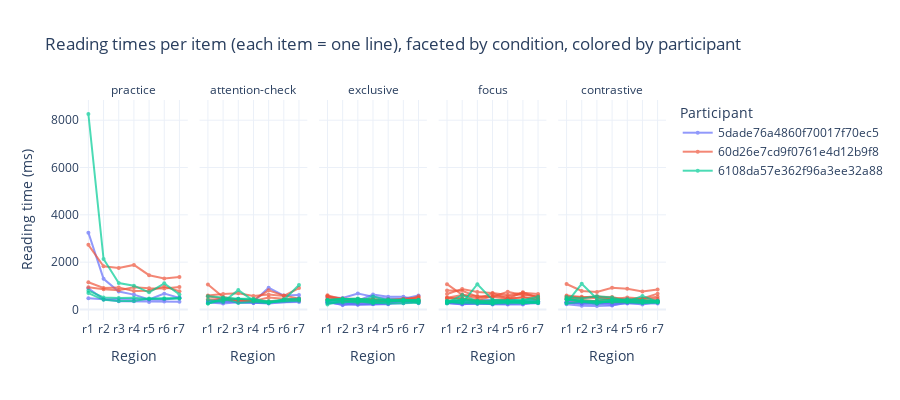

Source (notebook cell):
### Markdown cell above
## Reading Times

### Code cell
# Replot: every item as an individual line, faceted by condition, color by participant
import plotly.express as px

# Rebuild melted if needed (one row per participant × item × region)
region_cols = [c for c in longform.columns if re.match(r"r\d+$", c)]
plot_df = longform.melt(
    id_vars=['participant_id', 'no', 'condition'],
    value_vars=region_cols,
    var_name='region',
    value_name='reading_time'
).dropna(subset=['reading_time'])

# Ensure region order
full_region_order = [f"r{i}" for i in range(1, 8)]
plot_df['region'] = pd.Categorical(plot_df['region'], categories=full_region_order, ordered=True)

# Create a unique line id per item (so each item is its own trace) and keep color = participant
plot_df['pid_item'] = plot_df['participant_id'].astype(str) + ' | no ' + plot_df['no'].astype(str)

fig = px.line(
    plot_df,
    x='region',
    y='reading_time',
    color='participant_id',        # color by participant
    line_group='pid_item',         # each item -> separate connected line
    facet_col='condition',
    # facet_col_wrap=2,              # <- two columns of facets
    category_orders={'region': full_region_order},
    markers=True,
    template='plotly_white',       
    title='Reading times per item (each item = one line), faceted by condition, colored by participant',
    labels={'reading_time': 'Reading time (ms)', 'region': 'Region'}
)

fig.update_traces(mode='lines+markers', marker={'size':4}, opacity=0.7, hovertemplate=None)
fig.update_layout(legend_title_text='Participant', height=400)
fig.for_each_annotation(lambda a: a.update(text=a.text.split("=")[-1]))  # simplify facet labels
fig.show()

# Save image as png and html
fig.write_image(plots / "reading_times_raw.png", scale=3)
fig.write_html(plots / "reading_times_raw.html", include_plotlyjs='cdn')

### Figure 1 — Plotly figure (JSON) as saved in the notebook; plotly's stock layout.template omitted (floating-point values rounded to 4 significant figures)
{"data": [{"legendgroup": "5dade76a4860f70017f70ec5", "line": {"color": "#636efa", "dash": "solid"}, "marker": {"size": 4, "symbol": "circle"}, "mode": "lines+markers", "name": "5dade76a4860f70017f70ec5", "opacity": 0.7, "orientation": "v", "showlegend": true, "type": "scatter", "x": ["r1", "r2", "r3", "r4", "r5", "r6", "r7"], "xaxis": "x", "y": [3246.0, 1293.0, 756.0, 627.0, 421.0, 669.0, 490.0], "yaxis": "y"}, {"legendgroup": "5dade76a4860f70017f70ec5", "line": {"color": "#636efa", "dash": "solid"}, "marker": {"size": 4, "symbol": "circle"}, "mode": "lines+markers", "name": "5dade76a4860f70017f70ec5", "opacity": 0.7, "orientation": "v", "showlegend": false, "type": "scatter", "x": ["r1", "r2", "r3", "r4", "r5", "r6", "r7"], "xaxis": "x", "y": [473.0, 432.0, 427.0, 425.0, 408.0, 407.0, 502.0], "yaxis": "y"}, {"legendgroup": "5dade76a4860f70017f70ec5", "line": {"color": "#636efa", "dash": "solid"}, "marker": {"size": 4, "symbol": "circle"}, "mode": "lines+markers", "name": "5dade76a4860f70017f70ec5", "opacity": 0.7, "orientation": "v", "showlegend": false, "type": "scatter", "x": ["r1", "r2", "r3", "r4", "r5", "r6", "r7"], "xaxis": "x", "y": [899.0, 425.0, 350.0, 348.0, 320.0, 340.0, 322.0], "yaxis": "y"}, {"legendgroup": "5dade76a4860f70017f70ec5", "line": {"color": "#636efa", "dash": "solid"}, "marker": {"size": 4, "symbol": "circle"}, "mode": "lines+markers", "name": "5dade76a4860f70017f70ec5", "opacity": 0.7, "orientation": "v", "showlegend": false, "type": "scatter", "x": ["r1", "r2", "r3", "r4", "r5", "r7"], "xaxis": "x2", "y": [323.0, 345.0, 291.0, 269.0, 289.0, 318.0], "yaxis": "y2"}, {"legendgroup": "5dade76a4860f70017f70ec5", "line": {"color": "#636efa", "dash": "solid"}, "marker": {"size": 4, "symbol": "circle"}, "mode": "lines+markers", "name": "5dade76a4860f70017f70ec5", "opacity": 0.7, "orientation": "v", "showlegend": false, "type": "scatter", "x": ["r1", "r2", "r3", "r4", "r5", "r7"], "xaxis": "x2", "y": [311.0, 291.0, 453.0, 285.0, 250.0, 360.0], "yaxis": "y2"}, {"legendgroup": "5dade76a4860f70017f70ec5", "line": {"color": "#636efa", "dash": "solid"}, "marker": {"size": 4, "symbol": "circle"}, "mode": "lines+markers", "name": "5dade76a4860f70017f70ec5", "opacity": 0.7, "orientation": "v", "showlegend": false, "type": "scatter", "x": ["r1", "r2", "r3", "r4", "r5", "r6", "r7"], "xaxis": "x2", "y": [290.0, 251.0, 301.0, 279.0, 284.0, 407.0, 472.0], "yaxis": "y2"}, {"legendgroup": "5dade76a4860f70017f70ec5", "line": {"color": "#636efa", "dash": "solid"}, "marker": {"size": 4, "symbol": "circle"}, "mode": "lines+markers", "name": "5dade76a4860f70017f70ec5", "opacity": 0.7, "orientation": "v", "showlegend": false, "type": "scatter", "x": ["r1", "r2", "r3", "r4", "r5", "r6", "r7"], "xaxis": "x2", "y": [326.0, 484.0, 367.0, 326.0, 918.0, 588.0, 609.0], "yaxis": "y2"}, {"legendgroup": "5dade76a4860f70017f70ec5", "line": {"color": "#636efa", "dash": "solid"}, "marker": {"size": 4, "symbol": "circle"}, "mode": "lines+markers", "name": "5dade76a4860f70017f70ec5", "opacity": 0.7, "orientation": "v", "showlegend": false, "type": "scatter", "x": ["r1", "r2", "r3", "r4", "r5", "r6", "r7"], "xaxis": "x3", "y": [326.0, 342.0, 373.0, 636.0, 538.0, 532.0, 370.0], "yaxis": "y3"}, {"legendgroup": "5dade76a4860f70017f70ec5", "line": {"color": "#636efa", "dash": "solid"}, "marker": {"size": 4, "symbol": "circle"}, "mode": "lines+markers", "name": "5dade76a4860f70017f70ec5", "opacity": 0.7, "orientation": "v", "showlegend": false, "type": "scatter", "x": ["r1", "r2", "r3", "r4", "r5", "r6", "r7"], "xaxis": "x3", "y": [276.0, 293.0, 246.0, 242.0, 312.0, 310.0, 319.0], "yaxis": "y3"}, {"legendgroup": "5dade76a4860f70017f70ec5", "line": {"color": "#636efa", "dash": "solid"}, "marker": {"size": 4, "symbol": "circle"}, "mode": "lines+markers", "name": "5dade76a4860f70017f70ec5", "opacity": 0.7, "orientation": "v", "showlegend": false, "type": "scatter", "x": ["r1", "r2", "r3", "r4", "r5", "r6", "r7"], "xaxis": "x3", "y": [276.0, 267.0, 208.0, 225.0, 219.0, 422.0, 266.0], "yaxis": "y3"}, {"legendgroup": "5dade76a4860f70017f70ec5", "line": {"color": "#636efa", "dash": "solid"}, "marker": {"size": 4, "symbol": "circle"}, "mode": "lines+markers", "name": "5dade76a4860f70017f70ec5", "opacity": 0.7, "orientation": "v", "showlegend": false, "type": "scatter", "x": ["r1", "r2", "r3", "r4", "r5", "r6", "r7"], "xaxis": "x3", "y": [513.0, 483.0, 672.0, 542.0, 451.0, 449.0, 592.0], "yaxis": "y3"}, {"legendgroup": "5dade76a4860f70017f70ec5", "line": {"color": "#636efa", "dash": "solid"}, "marker": {"size": 4, "symbol": "circle"}, "mode": "lines+markers", "name": "5dade76a4860f70017f70ec5", "opacity": 0.7, "orientation": "v", "showlegend": false, "type": "scatter", "x": ["r1", "r2", "r3", "r4", "r5", "r6", "r7"], "xaxis": "x3", "y": [327.0, 192.0, 304.0, 279.0, 409.0, 349.0, 324.0], "yaxis": "y3"}, {"legendgroup": "5dade76a4860f70017f70ec5", "line": {"color": "#636efa", "dash": "solid"}, "marker": {"size": 4, "symbol": "circle"}, "mode": "lines+markers", "name": "5dade76a4860f70017f70ec5", "opacity": 0.7, "orientation": "v", "showlegend": false, "type": "scatter", "x": ["r1", "r2", "r3", "r4", "r5", "r6", "r7"], "xaxis": "x3", "y": [302.0, 200.0, 200.0, 226.0, 231.0, 265.0, 323.0], "yaxis": "y3"}, {"legendgroup": "5dade76a4860f70017f70ec5", "line": {"color": "#636efa", "dash": "solid"}, "marker": {"size": 4, "symbol": "circle"}, "mode": "lines+markers", "name": "5dade76a4860f70017f70ec5", "opacity": 0.7, "orientation": "v", "showlegend": false, "type": "scatter", "x": ["r1", "r2", "r3", "r4", "r5", "r6", "r7"], "xaxis": "x4", "y": [270.0, 240.0, 246.0, 246.0, 459.0, 324.0, 302.0], "yaxis": "y4"}, {"legendgroup": "5dade76a4860f70017f70ec5", "line": {"color": "#636efa", "dash": "solid"}, "marker": {"size": 4, "symbol": "circle"}, "mode": "lines+markers", "name": "5dade76a4860f70017f70ec5", "opacity": 0.7, "orientation": "v", "showlegend": false, "type": "scatter", "x": ["r1", "r2", "r3", "r4", "r5", "r6", "r7"], "xaxis": "x4", "y": [281.0, 211.0, 281.0, 218.0, 232.0, 234.0, 263.0], "yaxis": "y4"}, {"legendgroup": "5dade76a4860f70017f70ec5", "line": {"color": "#636efa", "dash": "solid"}, "marker": {"size": 4, "symbol": "circle"}, "mode": "lines+markers", "name": "5dade76a4860f70017f70ec5", "opacity": 0.7, "orientation": "v", "showlegend": false, "type": "scatter", "x": ["r1", "r2", "r3", "r4", "r5", "r6", "r7"], "xaxis": "x4", "y": [360.0, 361.0, 324.0, 305.0, 318.0, 303.0, 288.0], "yaxis": "y4"}, {"legendgroup": "5dade76a4860f70017f70ec5", "line": {"color": "#636efa", "dash": "solid"}, "marker": {"size": 4, "symbol": "circle"}, "mode": "lines+markers", "name": "5dade76a4860f70017f70ec5", "opacity": 0.7, "orientation": "v", "showlegend": false, "type": "scatter", "x": ["r1", "r2", "r3", "r4", "r5", "r6", "r7"], "xaxis": "x4", "y": [326.0, 270.0, 279.0, 289.0, 280.0, 351.0, 412.0], "yaxis": "y4"}, {"legendgroup": "5dade76a4860f70017f70ec5", "line": {"color": "#636efa", "dash": "solid"}, "marker": {"size": 4, "symbol": "circle"}, "mode": "lines+markers", "name": "5dade76a4860f70017f70ec5", "opacity": 0.7, "orientation": "v", "showlegend": false, "type": "scatter", "x": ["r1", "r2", "r3", "r4", "r5", "r6", "r7"], "xaxis": "x4", "y": [260.0, 241.0, 381.0, 405.0, 329.0, 305.0, 338.0], "yaxis": "y4"}, {"legendgroup": "5dade76a4860f70017f70ec5", "line": {"color": "#636efa", "dash": "solid"}, "marker": {"size": 4, "symbol": "circle"}, "mode": "lines+markers", "name": "5dade76a4860f70017f70ec5", "opacity": 0.7, "orientation": "v", "showlegend": false, "type": "scatter", "x": ["r1", "r2", "r3", "r4", "r5", "r6", "r7"], "xaxis": "x4", "y": [316.0, 238.0, 242.0, 214.0, 207.0, 214.0, 336.0], "yaxis": "y4"}, {"legendgroup": "5dade76a4860f70017f70ec5", "line": {"color": "#636efa", "dash": "solid"}, "marker": {"size": 4, "symbol": "circle"}, "mode": "lines+markers", "name": "5dade76a4860f70017f70ec5", "opacity": 0.7, "orientation": "v", "showlegend": false, "type": "scatter", "x": ["r1", "r2", "r3", "r4", "r5", "r6", "r7"], "xaxis": "x5", "y": [291.0, 278.0, 253.0, 314.0, 286.0, 304.0, 325.0], "yaxis": "y5"}, {"legendgroup": "5dade76a4860f70017f70ec5", "line": {"color": "#636efa", "dash": "solid"}, "marker": {"size": 4, "symbol": "circle"}, "mode": "lines+markers", "name": "5dade76a4860f70017f70ec5", "opacity": 0.7, "orientation": "v", "showlegend": false, "type": "scatter", "x": ["r1", "r2", "r3", "r4", "r5", "r6", "r7"], "xaxis": "x5", "y": [300.0, 252.0, 248.0, 193.0, 284.0, 324.0, 282.0], "yaxis": "y5"}, {"legendgroup": "5dade76a4860f70017f70ec5", "line": {"color": "#636efa", "dash": "solid"}, "marker": {"size": 4, "symbol": "circle"}, "mode": "lines+markers", "name": "5dade76a4860f70017f70ec5", "opacity": 0.7, "orientation": "v", "showlegend": false, "type": "scatter", "x": ["r1", "r2", "r3", "r4", "r5", "r6", "r7"], "xaxis": "x5", "y": [313.0, 326.0, 245.0, 300.0, 449.0, 370.0, 337.0], "yaxis": "y5"}, {"legendgroup": "5dade76a4860f70017f70ec5", "line": {"color": "#636efa", "dash": "solid"}, "marker": {"size": 4, "symbol": "circle"}, "mode": "lines+markers", "name": "5dade76a4860f70017f70ec5", "opacity": 0.7, "orientation": "v", "showlegend": false, "type": "scatter", "x": ["r1", "r2", "r3", "r4", "r5", "r6", "r7"], "xaxis": "x5", "y": [215.0, 157.0, 146.0, 167.0, 282.0, 206.0, 327.0], "yaxis": "y5"}, {"legendgroup": "5dade76a4860f70017f70ec5", "line": {"color": "#636efa", "dash": "solid"}, "marker": {"size": 4, "symbol": "circle"}, "mode": "lines+markers", "name": "5dade76a4860f70017f70ec5", "opacity": 0.7, "orientation": "v", "showlegend": false, "type": "scatter", "x": ["r1", "r2", "r3", "r4", "r5", "r6", "r7"], "xaxis": "x5", "y": [283.0, 287.0, 356.0, 240.0, 313.0, 300.0, 387.0], "yaxis": "y5"}, {"legendgroup": "5dade76a4860f70017f70ec5", "line": {"color": "#636efa", "dash": "solid"}, "marker": {"size": 4, "symbol": "circle"}, "mode": "lines+markers", "name": "5dade76a4860f70017f70ec5", "opacity": 0.7, "orientation": "v", "showlegend": false, "type": "scatter", "x": ["r1", "r2", "r3", "r4", "r5", "r6", "r7"], "xaxis": "x5", "y": [300.0, 232.0, 248.0, 268.0, 251.0, 261.0, 255.0], "yaxis": "y5"}, {"legendgroup": "60d26e7cd9f0761e4d12b9f8", "line": {"color": "#EF553B", "dash": "solid"}, "marker": {"size": 4, "symbol": "circle"}, "mode": "lines+markers", "name": "60d26e7cd9f0761e4d12b9f8", "opacity": 0.7, "orientation": "v", "showlegend": true, "type": "scatter", "x": ["r1", "r2", "r3", "r4", "r5", "r6", "r7"], "xaxis": "x", "y": [2731.0, 1822.0, 1751.0, 1882.0, 1448.0, 1310.0, 1375.0], "yaxis": "y"}, {"legendgroup": "60d26e7cd9f0761e4d12b9f8", "line": {"color": "#EF553B", "dash": "solid"}, "marker": {"size": 4, "symbol": "circle"}, "mode": "lines+markers", "name": "60d26e7cd9f0761e4d12b9f8", "opacity": 0.7, "orientation": "v", "showlegend": false, "type": "scatter", "x": ["r1", "r2", "r3", "r4", "r5", "r6", "r7"], "xaxis": "x", "y": [1150.0, 909.0, 929.0, 778.0, 793.0, 965.0, 770.0], "yaxis": "y"}, {"legendgroup": "60d26e7cd9f0761e4d12b9f8", "line": {"color": "#EF553B", "dash": "solid"}, "marker": {"size": 4, "symbol": "circle"}, "mode": "lines+markers", "name": "60d26e7cd9f0761e4d12b9f8", "opacity": 0.7, "orientation": "v", "showlegend": false, "type": "scatter", "x": ["r1", "r2", "r3", "r4", "r5", "r6", "r7"], "xaxis": "x", "y": [937.0, 856.0, 809.0, 935.0, 897.0, 884.0, 945.0], "yaxis": "y"}, {"legendgroup": "60d26e7cd9f0761e4d12b9f8", "line": {"color": "#EF553B", "dash": "solid"}, "marker": {"size": 4, "symbol": "circle"}, "mode": "lines+markers", "name": "60d26e7cd9f0761e4d12b9f8", "opacity": 0.7, "orientation": "v", "showlegend": false, "type": "scatter", "x": ["r1", "r2", "r3", "r4", "r5", "r7"], "xaxis": "x2", "y": [435.0, 403.0, 365.0, 356.0, 350.0, 416.0], "yaxis": "y2"}, {"legendgroup": "60d26e7cd9f0761e4d12b9f8", "line": {"color": "#EF553B", "dash": "solid"}, "marker": {"size": 4, "symbol": "circle"}, "mode": "lines+markers", "name": "60d26e7cd9f0761e4d12b9f8", "opacity": 0.7, "orientation": "v", "showlegend": false, "type": "scatter", "x": ["r1", "r2", "r3", "r4", "r5", "r7"], "xaxis": "x2", "y": [562.0, 451.0, 382.0, 357.0, 502.0, 403.0], "yaxis": "y2"}, {"legendgroup": "60d26e7cd9f0761e4d12b9f8", "line": {"color": "#EF553B", "dash": "solid"}, "marker": {"size": 4, "symbol": "circle"}, "mode": "lines+markers", "name": "60d26e7cd9f0761e4d12b9f8", "opacity": 0.7, "orientation": "v", "showlegend": false, "type": "scatter", "x": ["r1", "r2", "r3", "r4", "r5", "r6", "r7"], "xaxis": "x2", "y": [589.0, 657.0, 682.0, 568.0, 636.0, 573.0, 904.0], "yaxis": "y2"}, {"legendgroup": "60d26e7cd9f0761e4d12b9f8", "line": {"color": "#EF553B", "dash": "solid"}, "marker": {"size": 4, "symbol": "circle"}, "mode": "lines+markers", "name": "60d26e7cd9f0761e4d12b9f8", "opacity": 0.7, "orientation": "v", "showlegend": false, "type": "scatter", "x": ["r1", "r2", "r3", "r4", "r5", "r6", "r7"], "xaxis": "x2", "y": [1052.0, 522.0, 414.0, 402.0, 810.0, 587.0, 457.0], "yaxis": "y2"}, {"legendgroup": "60d26e7cd9f0761e4d12b9f8", "line": {"color": "#EF553B", "dash": "solid"}, "marker": {"size": 4, "symbol": "circle"}, "mode": "lines+markers", "name": "60d26e7cd9f0761e4d12b9f8", "opacity": 0.7, "orientation": "v", "showlegend": false, "type": "scatter", "x": ["r1", "r2", "r3", "r4", "r5", "r6", "r7"], "xaxis": "x3", "y": [442.0, 384.0, 381.0, 380.0, 344.0, 386.0, 371.0], "yaxis": "y3"}, {"legendgroup": "60d26e7cd9f0761e4d12b9f8", "line": {"color": "#EF553B", "dash": "solid"}, "marker": {"size": 4, "symbol": "circle"}, "mode": "lines+markers", "name": "60d26e7cd9f0761e4d12b9f8", "opacity": 0.7, "orientation": "v", "showlegend": false, "type": "scatter", "x": ["r1", "r2", "r3", "r4", "r5", "r6", "r7"], "xaxis": "x3", "y": [407.0, 439.0, 399.0, 412.0, 423.0, 414.0, 425.0], "yaxis": "y3"}, {"legendgroup": "60d26e7cd9f0761e4d12b9f8", "line": {"color": "#EF553B", "dash": "solid"}, "marker": {"size": 4, "symbol": "circle"}, "mode": "lines+markers", "name": "60d26e7cd9f0761e4d12b9f8", "opacity": 0.7, "orientation": "v", "showlegend": false, "type": "scatter", "x": ["r1", "r2", "r3", "r4", "r5", "r6", "r7"], "xaxis": "x3", "y": [546.0, 468.0, 447.0, 405.0, 391.0, 451.0, 490.0], "yaxis": "y3"}, {"legendgroup": "60d26e7cd9f0761e4d12b9f8", "line": {"color": "#EF553B", "dash": "solid"}, "marker": {"size": 4, "symbol": "circle"}, "mode": "lines+markers", "name": "60d26e7cd9f0761e4d12b9f8", "opacity": 0.7, "orientation": "v", "showlegend": false, "type": "scatter", "x": ["r1", "r2", "r3", "r4", "r5", "r6", "r7"], "xaxis": "x3", "y": [416.0, 361.0, 337.0, 339.0, 380.0, 369.0, 351.0], "yaxis": "y3"}, {"legendgroup": "60d26e7cd9f0761e4d12b9f8", "line": {"color": "#EF553B", "dash": "solid"}, "marker": {"size": 4, "symbol": "circle"}, "mode": "lines+markers", "name": "60d26e7cd9f0761e4d12b9f8", "opacity": 0.7, "orientation": "v", "showlegend": false, "type": "scatter", "x": ["r1", "r2", "r3", "r4", "r5", "r6", "r7"], "xaxis": "x3", "y": [599.0, 426.0, 339.0, 393.0, 362.0, 381.0, 486.0], "yaxis": "y3"}, {"legendgroup": "60d26e7cd9f0761e4d12b9f8", "line": {"color": "#EF553B", "dash": "solid"}, "marker": {"size": 4, "symbol": "circle"}, "mode": "lines+markers", "name": "60d26e7cd9f0761e4d12b9f8", "opacity": 0.7, "orientation": "v", "showlegend": false, "type": "scatter", "x": ["r1", "r2", "r3", "r4", "r5", "r6", "r7"], "xaxis": "x3", "y": [571.0, 354.0, 406.0, 432.0, 375.0, 386.0, 553.0], "yaxis": "y3"}, {"legendgroup": "60d26e7cd9f0761e4d12b9f8", "line": {"color": "#EF553B", "dash": "solid"}, "marker": {"size": 4, "symbol": "circle"}, "mode": "lines+markers", "name": "60d26e7cd9f0761e4d12b9f8", "opacity": 0.7, "orientation": "v", "showlegend": false, "type": "scatter", "x": ["r1", "r2", "r3", "r4", "r5", "r6", "r7"], "xaxis": "x4", "y": [803.0, 792.0, 541.0, 529.0, 452.0, 725.0, 496.0], "yaxis": "y4"}, {"legendgroup": "60d26e7cd9f0761e4d12b9f8", "line": {"color": "#EF553B", "dash": "solid"}, "marker": {"size": 4, "symbol": "circle"}, "mode": "lines+markers", "name": "60d26e7cd9f0761e4d12b9f8", "opacity": 0.7, "orientation": "v", "showlegend": false, "type": "scatter", "x": ["r1", "r2", "r3", "r4", "r5", "r6", "r7"], "xaxis": "x4", "y": [654.0, 863.0, 734.0, 700.0, 613.0, 707.0, 656.0], "yaxis": "y4"}, {"legendgroup": "60d26e7cd9f0761e4d12b9f8", "line": {"color": "#EF553B", "dash": "solid"}, "marker": {"size": 4, "symbol": "circle"}, "mode": "lines+markers", "name": "60d26e7cd9f0761e4d12b9f8", "opacity": 0.7, "orientation": "v", "showlegend": false, "type": "scatter", "x": ["r1", "r2", "r3", "r4", "r5", "r6", "r7"], "xaxis": "x4", "y": [467.0, 465.0, 350.0, 366.0, 435.0, 529.0, 403.0], "yaxis": "y4"}, {"legendgroup": "60d26e7cd9f0761e4d12b9f8", "line": {"color": "#EF553B", "dash": "solid"}, "marker": {"size": 4, "symbol": "circle"}, "mode": "lines+markers", "name": "60d26e7cd9f0761e4d12b9f8", "opacity": 0.7, "orientation": "v", "showlegend": false, "type": "scatter", "x": ["r1", "r2", "r3", "r4", "r5", "r6", "r7"], "xaxis": "x4", "y": [494.0, 467.0, 387.0, 561.0, 553.0, 649.0, 526.0], "yaxis": "y4"}, {"legendgroup": "60d26e7cd9f0761e4d12b9f8", "line": {"color": "#EF553B", "dash": "solid"}, "marker": {"size": 4, "symbol": "circle"}, "mode": "lines+markers", "name": "60d26e7cd9f0761e4d12b9f8", "opacity": 0.7, "orientation": "v", "showlegend": false, "type": "scatter", "x": ["r1", "r2", "r3", "r4", "r5", "r6", "r7"], "xaxis": "x4", "y": [1070.0, 622.0, 464.0, 674.0, 460.0, 501.0, 465.0], "yaxis": "y4"}, {"legendgroup": "60d26e7cd9f0761e4d12b9f8", "line": {"color": "#EF553B", "dash": "solid"}, "marker": {"size": 4, "symbol": "circle"}, "mode": "lines+markers", "name": "60d26e7cd9f0761e4d12b9f8", "opacity": 0.7, "orientation": "v", "showlegend": false, "type": "scatter", "x": ["r1", "r2", "r3", "r4", "r5", "r6", "r7"], "xaxis": "x4", "y": [497.0, 608.0, 566.0, 541.0, 747.0, 615.0, 567.0], "yaxis": "y4"}, {"legendgroup": "60d26e7cd9f0761e4d12b9f8", "line": {"color": "#EF553B", "dash": "solid"}, "marker": {"size": 4, "symbol": "circle"}, "mode": "lines+markers", "name": "60d26e7cd9f0761e4d12b9f8", "opacity": 0.7, "orientation": "v", "showlegend": false, "type": "scatter", "x": ["r1", "r2", "r3", "r4", "r5", "r6", "r7"], "xaxis": "x5", "y": [411.0, 351.0, 329.0, 326.0, 335.0, 346.0, 327.0], "yaxis": "y5"}, {"legendgroup": "60d26e7cd9f0761e4d12b9f8", "line": {"color": "#EF553B", "dash": "solid"}, "marker": {"size": 4, "symbol": "circle"}, "mode": "lines+markers", "name": "60d26e7cd9f0761e4d12b9f8", "opacity": 0.7, "orientation": "v", "showlegend": false, "type": "scatter", "x": ["r1", "r2", "r3", "r4", "r5", "r6", "r7"], "xaxis": "x5", "y": [1077.0, 784.0, 736.0, 921.0, 876.0, 755.0, 847.0], "yaxis": "y5"}, {"legendgroup": "60d26e7cd9f0761e4d12b9f8", "line": {"color": "#EF553B", "dash": "solid"}, "marker": {"size": 4, "symbol": "circle"}, "mode": "lines+markers", "name": "60d26e7cd9f0761e4d12b9f8", "opacity": 0.7, "orientation": "v", "showlegend": false, "type": "scatter", "x": ["r1", "r2", "r3", "r4", "r5", "r6", "r7"], "xaxis": "x5", "y": [462.0, 420.0, 347.0, 474.0, 374.0, 366.0, 358.0], "yaxis": "y5"}, {"legendgroup": "60d26e7cd9f0761e4d12b9f8", "line": {"color": "#EF553B", "dash": "solid"}, "marker": {"size": 4, "symbol": "circle"}, "mode": "lines+markers", "name": "60d26e7cd9f0761e4d12b9f8", "opacity": 0.7, "orientation": "v", "showlegend": false, "type": "scatter", "x": ["r1", "r2", "r3", "r4", "r5", "r6", "r7"], "xaxis": "x5", "y": [594.0, 539.0, 461.0, 408.0, 399.0, 446.0, 457.0], "yaxis": "y5"}, {"legendgroup": "60d26e7cd9f0761e4d12b9f8", "line": {"color": "#EF553B", "dash": "solid"}, "marker": {"size": 4, "symbol": "circle"}, "mode": "lines+markers", "name": "60d26e7cd9f0761e4d12b9f8", "opacity": 0.7, "orientation": "v", "showlegend": false, "type": "scatter", "x": ["r1", "r2", "r3", "r4", "r5", "r6", "r7"], "xaxis": "x5", "y": [491.0, 482.0, 541.0, 528.0, 388.0, 456.0, 541.0], "yaxis": "y5"}, {"legendgroup": "60d26e7cd9f0761e4d12b9f8", "line": {"color": "#EF553B", "dash": "solid"}, "marker": {"size": 4, "symbol": "circle"}, "mode": "lines+markers", "name": "60d26e7cd9f0761e4d12b9f8", "opacity": 0.7, "orientation": "v", "showlegend": false, "type": "scatter", "x": ["r1", "r2", "r3", "r4", "r5", "r6", "r7"], "xaxis": "x5", "y": [547.0, 504.0, 554.0, 446.0, 506.0, 460.0, 669.0], "yaxis": "y5"}, {"legendgroup": "6108da57e362f96a3ee32a88", "line": {"color": "#00cc96", "dash": "solid"}, "marker": {"size": 4, "symbol": "circle"}, "mode": "lines+markers", "name": "6108da57e362f96a3ee32a88", "opacity": 0.7, "orientation": "v", "showlegend": true, "type": "scatter", "x": ["r1", "r2", "r3", "r4", "r5", "r6", "r7"], "xaxis": "x", "y": [8262.0, 2132.0, 1118.0, 1004.0, 722.0, 1104.0, 636.0], "yaxis": "y"}, {"legendgroup": "6108da57e362f96a3ee32a88", "line": {"color": "#00cc96", "dash": "solid"}, "marker": {"size": 4, "symbol": "circle"}, "mode": "lines+markers", "name": "6108da57e362f96a3ee32a88", "opacity": 0.7, "orientation": "v", "showlegend": false, "type": "scatter", "x": ["r1", "r2", "r3", "r4", "r5", "r6", "r7"], "xaxis": "x", "y": [795.0, 505.0, 487.0, 499.0, 447.0, 472.0, 460.0], "yaxis": "y"}, {"legendgroup": "6108da57e362f96a3ee32a88", "line": {"color": "#00cc96", "dash": "solid"}, "marker": {"size": 4, "symbol": "circle"}, "mode": "lines+markers", "name": "6108da57e362f96a3ee32a88", "opacity": 0.7, "orientation": "v", "showlegend": false, "type": "scatter", "x": ["r1", "r2", "r3", "r4", "r5", "r6", "r7"], "xaxis": "x", "y": [694.0, 405.0, 361.0, 354.0, 462.0, 452.0, 474.0], "yaxis": "y"}, {"legendgroup": "6108da57e362f96a3ee32a88", "line": {"color": "#00cc96", "dash": "solid"}, "marker": {"size": 4, "symbol": "circle"}, "mode": "lines+markers", "name": "6108da57e362f96a3ee32a88", "opacity": 0.7, "orientation": "v", "showlegend": false, "type": "scatter", "x": ["r1", "r2", "r3", "r4", "r5", "r7"], "xaxis": "x2", "y": [252.0, 397.0, 450.0, 449.0, 304.0, 363.0], "yaxis": "y2"}, {"legendgroup": "6108da57e362f96a3ee32a88", "line": {"color": "#00cc96", "dash": "solid"}, "marker": {"size": 4, "symbol": "circle"}, "mode": "lines+markers", "name": "6108da57e362f96a3ee32a88", "opacity": 0.7, "orientation": "v", "showlegend": false, "type": "scatter", "x": ["r1", "r2", "r3", "r4", "r5", "r7"], "xaxis": "x2", "y": [402.0, 316.0, 818.0, 363.0, 308.0, 427.0], "yaxis": "y2"}, {"legendgroup": "6108da57e362f96a3ee32a88", "line": {"color": "#00cc96", "dash": "solid"}, "marker": {"size": 4, "symbol": "circle"}, "mode": "lines+markers", "name": "6108da57e362f96a3ee32a88", "opacity": 0.7, "orientation": "v", "showlegend": false, "type": "scatter", "x": ["r1", "r2", "r3", "r4", "r5", "r6", "r7"], "xaxis": "x2", "y": [247.0, 463.0, 271.0, 330.0, 266.0, 433.0, 449.0], "yaxis": "y2"}, {"legendgroup": "6108da57e362f96a3ee32a88", "line": {"color": "#00cc96", "dash": "solid"}, "marker": {"size": 4, "symbol": "circle"}, "mode": "lines+markers", "name": "6108da57e362f96a3ee32a88", "opacity": 0.7, "orientation": "v", "showlegend": false, "type": "scatter", "x": ["r1", "r2", "r3", "r4", "r5", "r6", "r7"], "xaxis": "x2", "y": [561.0, 501.0, 434.0, 400.0, 348.0, 403.0, 1030.0], "yaxis": "y2"}, {"legendgroup": "6108da57e362f96a3ee32a88", "line": {"color": "#00cc96", "dash": "solid"}, "marker": {"size": 4, "symbol": "circle"}, "mode": "lines+markers", "name": "6108da57e362f96a3ee32a88", "opacity": 0.7, "orientation": "v", "showlegend": false, "type": "scatter", "x": ["r1", "r2", "r3", "r4", "r5", "r6", "r7"], "xaxis": "x3", "y": [363.0, 435.0, 466.0, 354.0, 417.0, 398.0, 384.0], "yaxis": "y3"}, {"legendgroup": "6108da57e362f96a3ee32a88", "line": {"color": "#00cc96", "dash": "solid"}, "marker": {"size": 4, "symbol": "circle"}, "mode": "lines+markers", "name": "6108da57e362f96a3ee32a88", "opacity": 0.7, "orientation": "v", "showlegend": false, "type": "scatter", "x": ["r1", "r2", "r3", "r4", "r5", "r6", "r7"], "xaxis": "x3", "y": [401.0, 440.0, 441.0, 423.0, 394.0, 379.0, 406.0], "yaxis": "y3"}, {"legendgroup": "6108da57e362f96a3ee32a88", "line": {"color": "#00cc96", "dash": "solid"}, "marker": {"size": 4, "symbol": "circle"}, "mode": "lines+markers", "name": "6108da57e362f96a3ee32a88", "opacity": 0.7, "orientation": "v", "showlegend": false, "type": "scatter", "x": ["r1", "r2", "r3", "r4", "r5", "r6", "r7"], "xaxis": "x3", "y": [403.0, 449.0, 372.0, 342.0, 339.0, 364.0, 346.0], "yaxis": "y3"}, {"legendgroup": "6108da57e362f96a3ee32a88", "line": {"color": "#00cc96", "dash": "solid"}, "marker": {"size": 4, "symbol": "circle"}, "mode": "lines+markers", "name": "6108da57e362f96a3ee32a88", "opacity": 0.7, "orientation": "v", "showlegend": false, "type": "scatter", "x": ["r1", "r2", "r3", "r4", "r5", "r6", "r7"], "xaxis": "x3", "y": [283.0, 294.0, 351.0, 287.0, 252.0, 265.0, 284.0], "yaxis": "y3"}, {"legendgroup": "6108da57e362f96a3ee32a88", "line": {"color": "#00cc96", "dash": "solid"}, "marker": {"size": 4, "symbol": "circle"}, "mode": "lines+markers", "name": "6108da57e362f96a3ee32a88", "opacity": 0.7, "orientation": "v", "showlegend": false, "type": "scatter", "x": ["r1", "r2", "r3", "r4", "r5", "r6", "r7"], "xaxis": "x3", "y": [210.0, 380.0, 348.0, 263.0, 326.0, 423.0, 287.0], "yaxis": "y3"}, {"legendgroup": "6108da57e362f96a3ee32a88", "line": {"color": "#00cc96", "dash": "solid"}, "marker": {"size": 4, "symbol": "circle"}, "mode": "lines+markers", "name": "6108da57e362f96a3ee32a88", "opacity": 0.7, "orientation": "v", "showlegend": false, "type": "scatter", "x": ["r1", "r2", "r3", "r4", "r5", "r6", "r7"], "xaxis": "x3", "y": [368.0, 349.0, 285.0, 551.0, 381.0, 332.0, 387.0], "yaxis": "y3"}, {"legendgroup": "6108da57e362f96a3ee32a88", "line": {"color": "#00cc96", "dash": "solid"}, "marker": {"size": 4, "symbol": "circle"}, "mode": "lines+markers", "name": "6108da57e362f96a3ee32a88", "opacity": 0.7, "orientation": "v", "showlegend": false, "type": "scatter", "x": ["r1", "r2", "r3", "r4", "r5", "r6", "r7"], "xaxis": "x4", "y": [252.0, 449.0, 329.0, 234.0, 349.0, 271.0, 329.0], "yaxis": "y4"}, {"legendgroup": "6108da57e362f96a3ee32a88", "line": {"color": "#00cc96", "dash": "solid"}, "marker": {"size": 4, "symbol": "circle"}, "mode": "lines+markers", "name": "6108da57e362f96a3ee32a88", "opacity": 0.7, "orientation": "v", "showlegend": false, "type": "scatter", "x": ["r1", "r2", "r3", "r4", "r5", "r6", "r7"], "xaxis": "x4", "y": [274.0, 608.0, 343.0, 336.0, 305.0, 326.0, 279.0], "yaxis": "y4"}, {"legendgroup": "6108da57e362f96a3ee32a88", "line": {"color": "#00cc96", "dash": "solid"}, "marker": {"size": 4, "symbol": "circle"}, "mode": "lines+markers", "name": "6108da57e362f96a3ee32a88", "opacity": 0.7, "orientation": "v", "showlegend": false, "type": "scatter", "x": ["r1", "r2", "r3", "r4", "r5", "r6", "r7"], "xaxis": "x4", "y": [323.0, 297.0, 252.0, 261.0, 269.0, 264.0, 269.0], "yaxis": "y4"}, {"legendgroup": "6108da57e362f96a3ee32a88", "line": {"color": "#00cc96", "dash": "solid"}, "marker": {"size": 4, "symbol": "circle"}, "mode": "lines+markers", "name": "6108da57e362f96a3ee32a88", "opacity": 0.7, "orientation": "v", "showlegend": false, "type": "scatter", "x": ["r1", "r2", "r3", "r4", "r5", "r6", "r7"], "xaxis": "x4", "y": [322.0, 268.0, 1067.0, 407.0, 375.0, 403.0, 419.0], "yaxis": "y4"}, {"legendgroup": "6108da57e362f96a3ee32a88", "line": {"color": "#00cc96", "dash": "solid"}, "marker": {"size": 4, "symbol": "circle"}, "mode": "lines+markers", "name": "6108da57e362f96a3ee32a88", "opacity": 0.7, "orientation": "v", "showlegend": false, "type": "scatter", "x": ["r1", "r2", "r3", "r4", "r5", "r6", "r7"], "xaxis": "x4", "y": [371.0, 401.0, 364.0, 379.0, 371.0, 393.0, 534.0], "yaxis": "y4"}, {"legendgroup": "6108da57e362f96a3ee32a88", "line": {"color": "#00cc96", "dash": "solid"}, "marker": {"size": 4, "symbol": "circle"}, "mode": "lines+markers", "name": "6108da57e362f96a3ee32a88", "opacity": 0.7, "orientation": "v", "showlegend": false, "type": "scatter", "x": ["r1", "r2", "r3", "r4", "r5", "r6", "r7"], "xaxis": "x4", "y": [340.0, 359.0, 298.0, 293.0, 314.0, 332.0, 348.0], "yaxis": "y4"}, {"legendgroup": "6108da57e362f96a3ee32a88", "line": {"color": "#00cc96", "dash": "solid"}, "marker": {"size": 4, "symbol": "circle"}, "mode": "lines+markers", "name": "6108da57e362f96a3ee32a88", "opacity": 0.7, "orientation": "v", "showlegend": false, "type": "scatter", "x": ["r1", "r2", "r3", "r4", "r5", "r6", "r7"], "xaxis": "x5", "y": [249.0, 323.0, 245.0, 400.0, 332.0, 273.0, 297.0], "yaxis": "y5"}, {"legendgroup": "6108da57e362f96a3ee32a88", "line": {"color": "#00cc96", "dash": "solid"}, "marker": {"size": 4, "symbol": "circle"}, "mode": "lines+markers", "name": "6108da57e362f96a3ee32a88", "opacity": 0.7, "orientation": "v", "showlegend": false, "type": "scatter", "x": ["r1", "r2", "r3", "r4", "r5", "r6", "r7"], "xaxis": "x5", "y": [418.0, 333.0, 304.0, 330.0, 336.0, 569.0, 331.0], "yaxis": "y5"}, {"legendgroup": "6108da57e362f96a3ee32a88", "line": {"color": "#00cc96", "dash": "solid"}, "marker": {"size": 4, "symbol": "circle"}, "mode": "lines+markers", "name": "6108da57e362f96a3ee32a88", "opacity": 0.7, "orientation": "v", "showlegend": false, "type": "scatter", "x": ["r1", "r2", "r3", "r4", "r5", "r6", "r7"], "xaxis": "x5", "y": [425.0, 377.0, 350.0, 414.0, 394.0, 356.0, 366.0], "yaxis": "y5"}, {"legendgroup": "6108da57e362f96a3ee32a88", "line": {"color": "#00cc96", "dash": "solid"}, "marker": {"size": 4, "symbol": "circle"}, "mode": "lines+markers", "name": "6108da57e362f96a3ee32a88", "opacity": 0.7, "orientation": "v", "showlegend": false, "type": "scatter", "x": ["r1", "r2", "r3", "r4", "r5", "r6", "r7"], "xaxis": "x5", "y": [276.0, 1084.0, 451.0, 398.0, 436.0, 398.0, 342.0], "yaxis": "y5"}, {"legendgroup": "6108da57e362f96a3ee32a88", "line": {"color": "#00cc96", "dash": "solid"}, "marker": {"size": 4, "symbol": "circle"}, "mode": "lines+markers", "name": "6108da57e362f96a3ee32a88", "opacity": 0.7, "orientation": "v", "showlegend": false, "type": "scatter", "x": ["r1", "r2", "r3", "r4", "r5", "r6", "r7"], "xaxis": "x5", "y": [528.0, 468.0, 558.0, 510.0, 336.0, 348.0, 315.0], "yaxis": "y5"}, {"legendgroup": "6108da57e362f96a3ee32a88", "line": {"color": "#00cc96", "dash": "solid"}, "marker": {"size": 4, "symbol": "circle"}, "mode": "lines+markers", "name": "6108da57e362f96a3ee32a88", "opacity": 0.7, "orientation": "v", "showlegend": false, "type": "scatter", "x": ["r1", "r2", "r3", "r4", "r5", "r6", "r7"], "xaxis": "x5", "y": [450.0, 348.0, 322.0, 301.0, 311.0, 284.0, 304.0], "yaxis": "y5"}], "layout": {"annotations": [{"font": {}, "showarrow": false, "text": "practice", "x": 0.092, "xanchor": "center", "xref": "paper", "y": 1, "yanchor": "bottom", "yref": "paper"}, {"font": {}, "showarrow": false, "text": "attention-check", "x": 0.296, "xanchor": "center", "xref": "paper", "y": 1, "yanchor": "bottom", "yref": "paper"}, {"font": {}, "showarrow": false, "text": "exclusive", "x": 0.5, "xanchor": "center", "xref": "paper", "y": 1, "yanchor": "bottom", "yref": "paper"}, {"font": {}, "showarrow": false, "text": "focus", "x": 0.704, "xanchor": "center", "xref": "paper", "y": 1, "yanchor": "bottom", "yref": "paper"}, {"font": {}, "showarrow": false, "text": "contrastive", "x": 0.908, "xanchor": "center", "xref": "paper", "y": 1, "yanchor": "bottom", "yref": "paper"}], "height": 400, "legend": {"title": {"text": "Participant"}, "tracegroupgap": 0}, "title": {"text": "Reading times per item (each item = one line), faceted by condition, colored by participant"}, "xaxis": {"anchor": "y", "categoryarray": ["r1", "r2", "r3", "r4", "r5", "r6", "r7"], "categoryorder": "array", "domain": [0, 0.184], "title": {"text": "Region"}}, "xaxis2": {"anchor": "y2", "categoryarray": ["r1", "r2", "r3", "r4", "r5", "r6", "r7"], "categoryorder": "array", "domain": [0.204, 0.388], "matches": "x", "title": {"text": "Region"}}, "xaxis3": {"anchor": "y3", "categoryarray": ["r1", "r2", "r3", "r4", "r5", "r6", "r7"], "categoryorder": "array", "domain": [0.408, 0.592], "matches": "x", "title": {"text": "Region"}}, "xaxis4": {"anchor": "y4", "categoryarray": ["r1", "r2", "r3", "r4", "r5", "r6", "r7"], "categoryorder": "array", "domain": [0.612, 0.796], "matches": "x", "title": {"text": "Region"}}, "xaxis5": {"anchor": "y5", "categoryarray": ["r1", "r2", "r3", "r4", "r5", "r6", "r7"], "categoryorder": "array", "domain": [0.816, 1], "matches": "x", "title": {"text": "Region"}}, "yaxis": {"anchor": "x", "domain": [0, 1], "title": {"text": "Reading time (ms)"}}, "yaxis2": {"anchor": "x2", "domain": [0, 1], "matches": "y", "showticklabels": false}, "yaxis3": {"anchor": "x3", "domain": [0, 1], "matches": "y", "showticklabels": false}, "yaxis4": {"anchor": "x4", "domain": [0, 1], "matches": "y", "showticklabels": false}, "yaxis5": {"anchor": "x5", "domain": [0, 1], "matches": "y", "showticklabels": false}}}
